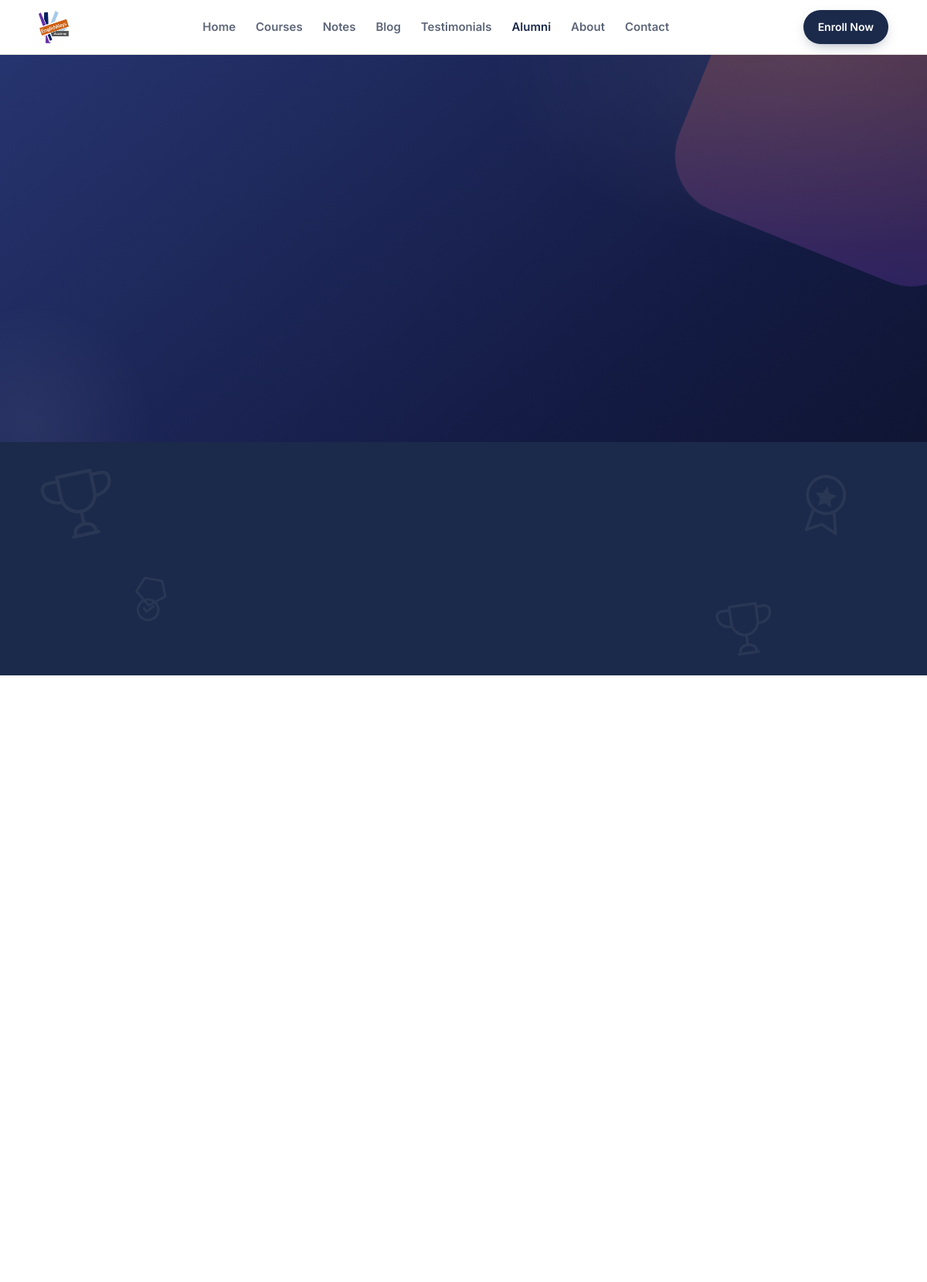
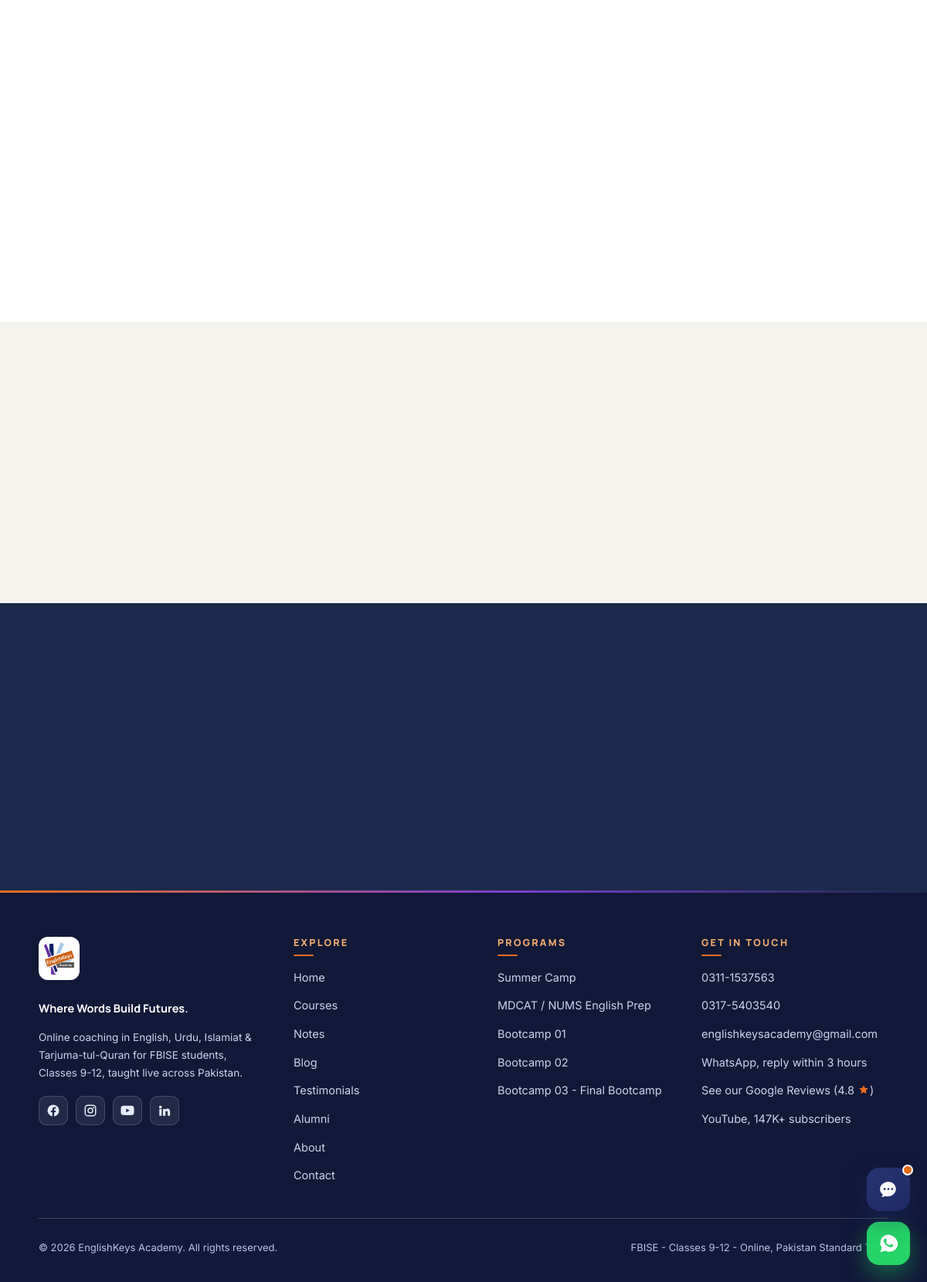
Page /alumni.php on the committed database (2 pictures, top to bottom).
### tables this page shows
CREATE TABLE courses (
    id INT AUTO_INCREMENT PRIMARY KEY,
    title VARCHAR(150) NOT NULL,
    slug VARCHAR(160) NOT NULL UNIQUE,
    category VARCHAR(20) NOT NULL DEFAULT 'programme',
    programme_group VARCHAR(80),
    tag_line VARCHAR(200),
    description TEXT,
    image VARCHAR(255),
    duration VARCHAR(60),
    level VARCHAR(60),
    price VARCHAR(60),
    eligibility VARCHAR(150),
    mode VARCHAR(100),
    schedule_info TEXT,
    highlights TEXT,
    modules TEXT,
    seats_info VARCHAR(100),
    accent_color VARCHAR(20),
    programme_group_id INT NULL,
    sort_order INT NOT NULL DEFAULT 0,
    is_active TINYINT(1) NOT NULL DEFAULT 1,
    FOREIGN KEY (programme_group_id) REFERENCES programme_groups(id) ON DELETE SET NULL
);

### includes/db.php (called while the page is built, shortened)
<?php
function getDb(): PDO
{
    static $pdo = null;
    if ($pdo === null) {
        $dsn = 'mysql:host=' . DB_HOST . ';port=' . DB_PORT . ';dbname=' . DB_NAME . ';charset=' . DB_CHARSET;
        $pdo = new PDO($dsn, DB_USER, DB_PASS, [
            PDO::ATTR_ERRMODE => PDO::ERRMODE_EXCEPTION,
            PDO::ATTR_DEFAULT_FETCH_MODE => PDO::FETCH_ASSOC,
            PDO::ATTR_EMULATE_PREPARES => false,
        ]);
    }
    return $pdo;
}

### includes/functions.php (called while the page is built, shortened)
<?php
require_once __DIR__ . '/db.php';
require_once __DIR__ . '/icons.php';
require_once __DIR__ . '/hero.php';
function e(?string $value): string
{
    return htmlspecialchars($value ?? '', ENT_QUOTES, 'UTF-8');
}
function getSetting(string $key, string $default = ''): string
{
    static $cache = null;
    if ($cache === null) {
        $cache = [];
        $stmt = getDb()->query('SELECT setting_key, setting_value FROM site_settings');
        foreach ($stmt->fetchAll() as $row) {
            $cache[$row['setting_key']] = $row['setting_value'];
        }
    }
    return $cache[$key] ?? $default;
}
function waLink(string $number, ?string $message = null): string
{
    $message = $message ?? 'Assalam-o-alaikum! I have a question about EnglishKeys Academy.';
    return 'https://wa.me/' . $number . '?text=' . rawurlencode($message);
}
function getTrackRecords(?int $limit = null): array
{
    $sql = 'SELECT * FROM track_records WHERE is_active = 1 ORDER BY sort_order, id';
    return getDb()->query($sql)->fetchAll();
}

### alumni.php (the view, shortened to what this page needs)
<?php
require_once __DIR__ . '/includes/functions.php';
require_once __DIR__ . '/includes/header.php';
$trackRecords = getTrackRecords();
?>
<main class="page-alumni">
<?php renderPageHero('alumni'); ?>
<?php if ($trackRecords): ?>
<section class="dark trackrecord" id="achievers">
  <div class="tr-bg" aria-hidden="true">
    <?= icon('trophy', 'tr-icon tr-i1') ?><?= icon('medal', 'tr-icon tr-i2') ?><?= icon('award', 'tr-icon tr-i3') ?><?= icon('trophy', 'tr-icon tr-i4') ?>
  </div>
  <div class="wrap">
  </div>
</section>
<?php endif; ?>
<section id="stories">
  <div class="wrap">
    <div class="story-grid">
    </div>
  </div>
</section>
<section class="soft" id="share">
  <div class="wrap">
  </div>
</section>
</main>
<?php require_once __DIR__ . '/includes/cta-banner.php'; ?>
<?php require_once __DIR__ . '/includes/footer.php'; ?>

### includes/footer.php (shortened to what this page needs)
<?php
$phone = getSetting('phone');
$phone2 = getSetting('phone_2');
$email = getSetting('email');
$whatsapp = getSetting('whatsapp_number');
$footerText = getSetting('footer_text');
$footerNote = getSetting('footer_note');
$footerDescription = getSetting('footer_description', 'Online coaching in English, Urdu, Islamiat & Tarjuma-tul-Quran for FBISE students, Classes 9-12, taught live across Pakistan.');
$fb = getSetting('social_facebook');
$ig = getSetting('social_instagram');
$yt = getSetting('social_youtube');
$li = getSetting('social_linkedin');
$ytSubs = getSetting('youtube_subscribers');
$googleUrl = getSetting('google_reviews_url');
$googleRating = getSetting('google_rating');
$footerProgrammes = getDb()->query("
    SELECT title FROM courses WHERE category = 'programme' AND is_active = 1 ORDER BY sort_order LIMIT 5
")->fetchAll();
?>
<footer>
  <div class="wrap">
    <div class="fg">
      <div class="fb">
        <?php if ($logoPath): ?><img class="flogo" src="<?= e($assetBase . $logoPath) ?>" alt="<?= e($siteName) ?>"><?php endif; ?>
        <b><?= e(getSetting('tagline', 'Where Words Build Futures')) ?>.</b>
        <p><?= e($footerDescription) ?></p>
        <div class="fsoc">
          <?php if ($fb): ?><a href="<?= e($fb) ?>" target="_blank" rel="noopener" aria-label="Facebook" data-brand="facebook"><svg viewBox="0 0 24 24"><path d="M22 12a10 10 0 1 0-11.6 9.95v-7.04H7.9V12h2.5V9.8c0-2.5 1.5-3.9 3.77-3.9 1.1 0 2.24.2 2.24.2v2.46H15.1c-1.24 0-1.63.77-1.63 1.56V12h2.78l-.44 2.91h-2.34v7.04A10 10 0 0 0 22 12z"/></svg></a><?php endif; ?>
          <?php if ($ig): ?><a href="<?= e($ig) ?>" target="_blank" rel="noopener" aria-label="Instagram" data-brand="instagram"></a><?php endif; ?>
          <?php if ($yt): ?><a href="<?= e($yt) ?>" target="_blank" rel="noopener" aria-label="YouTube<?= $ytSubs ? ', ' . e($ytSubs) . ' subscribers' : '' ?>" data-brand="youtube"></a><?php endif; ?>
          <?php if ($li): ?><a href="<?= e($li) ?>" target="_blank" rel="noopener" aria-label="LinkedIn" data-brand="linkedin"><svg viewBox="0 0 24 24"><path d="M4.98 3.5a2.49 2.49 0 1 1-.02 4.98 2.49 2.49 0 0 1 .02-4.98zM3 9.25h4V21H3zM9.25 9.25H13v1.61h.05c.52-.99 1.8-2.03 3.71-2.03 3.97 0 4.7 2.61 4.7 6.01V21h-3.96v-5.46c0-1.3-.02-2.98-1.81-2.98-1.82 0-2.1 1.42-2.1 2.88V21H9.25z"/></svg></a><?php endif; ?>
        </div>
      </div>
      <div>
        <h4>Explore</h4>
        <div class="fl">
          <a href="index.php">Home</a>
          <a href="courses.php">Courses</a>
          <a href="notes.php">Notes</a>
          <a href="blog.php">Blog</a>
          <a href="testimonials.php">Testimonials</a>
          <a href="alumni.php">Alumni</a>
          <a href="about.php">About</a>
          <a href="contact.php">Contact</a>
        </div>
      </div>
      <div>
        <h4>Programs</h4>
        <div class="fl">
          <?php foreach ($footerProgrammes as $p): ?><a href="courses.php#programmes"><?= e($p['title']) ?></a><?php endforeach; ?>
        </div>
      </div>
      <div>
        <h4>Get in Touch</h4>
        <div class="fl">
          <?php if ($phone): ?><a href="tel:<?= e(preg_replace('/\D/', '', $phone)) ?>"><?= e($phone) ?></a><?php endif; ?>
          <?php if ($phone2): ?><a href="tel:<?= e(preg_replace('/\D/', '', $phone2)) ?>"><?= e($phone2) ?></a><?php endif; ?>
          <?php if ($email): ?><a href="mailto:<?= e($email) ?>"><?= e($email) ?></a><?php endif; ?>
          <?php if ($whatsapp): ?><a href="<?= e(waLink($whatsapp)) ?>" target="_blank" rel="noopener">WhatsApp, reply within 3 hours</a><?php endif; ?>
          <?php if ($googleUrl): ?><a href="<?= e($googleUrl) ?>" target="_blank" rel="noopener">See our Google Reviews (<?= e($googleRating) ?> <?= icon('star', 'icon star-icon') ?>)</a><?php endif; ?>
          <?php if ($yt): ?><a href="<?= e($yt) ?>" target="_blank" rel="noopener">YouTube, <?= e($ytSubs) ?> subscribers</a><?php endif; ?>
        </div>
      </div>
    </div>
    <div class="fbase">
      <span>&copy; <?= date('Y') ?> <?= e($siteName) ?>. <?= e($footerText) ?></span>
      <span><?= e($footerNote) ?></span>
    </div>
  </div>
</footer>
<?php if ($whatsapp): ?>
<a class="wa" href="<?= e(waLink($whatsapp)) ?>" target="_blank" rel="noopener" aria-label="Chat on WhatsApp">
</a>
<?php endif; ?>
</body>
</html>

### rows in the picture
courses: title "Summer Camp"
courses: title "MDCAT / NUMS English Prep"
courses: title "Bootcamp 01"
courses: title "Bootcamp 02"
courses: title "Bootcamp 03 - Final Bootcamp"

### other values in the picture
$label "Home"
$label "Courses"
$label "Notes"
$label "Blog"
$label "Testimonials"
$label "Alumni"
$label "About"
$label "Contact"
getSetting('tagline', 'Where Words Build Futures') "Where Words Build Futures"
$footerDescription "Online coaching in English, Urdu, Islamiat & Tarjuma-tul-Quran for FBISE students, Classes 9-12, taught live across Pakistan."
$phone "0311-1537563"
$phone2 "0317-5403540"
$email "englishkeysacademy@gmail.com"
$googleRating "4.8"
$ytSubs "147K+"
